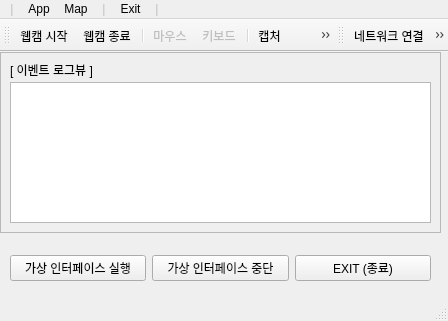
<?xml version="1.0" encoding="UTF-8"?>
<ui version="4.0">
 <class>MainWindow</class>
 <widget class="QMainWindow" name="MainWindow">
  <property name="geometry">
   <rect>
    <x>0</x>
    <y>0</y>
    <width>448</width>
    <height>321</height>
   </rect>
  </property>
  <property name="windowTitle">
   <string>MainWindow</string>
  </property>
  <property name="windowIcon">
   <iconset resource="Icon/toolbar_icon.qrc">
    <normaloff>:/icon/tap.png</normaloff>:/icon/tap.png</iconset>
  </property>
  <widget class="QWidget" name="centralwidget">
   <widget class="QFrame" name="frame_2">
    <property name="geometry">
     <rect>
      <x>0</x>
      <y>0</y>
      <width>441</width>
      <height>181</height>
     </rect>
    </property>
    <property name="frameShape">
     <enum>QFrame::StyledPanel</enum>
    </property>
    <property name="frameShadow">
     <enum>QFrame::Raised</enum>
    </property>
    <widget class="QTextEdit" name="app_text_view">
     <property name="geometry">
      <rect>
       <x>10</x>
       <y>30</y>
       <width>421</width>
       <height>141</height>
      </rect>
     </property>
     <property name="readOnly">
      <bool>true</bool>
     </property>
    </widget>
    <widget class="QLabel" name="label_3">
     <property name="geometry">
      <rect>
       <x>10</x>
       <y>10</y>
       <width>101</width>
       <height>16</height>
      </rect>
     </property>
     <property name="text">
      <string>[ 이벤트 로그뷰 ]</string>
     </property>
    </widget>
   </widget>
   <widget class="QWidget" name="layoutWidget">
    <property name="geometry">
     <rect>
      <x>10</x>
      <y>191</y>
      <width>421</width>
      <height>51</height>
     </rect>
    </property>
    <layout class="QGridLayout" name="gridLayout">
     <item row="0" column="1">
      <widget class="QPushButton" name="Button_WebCam_Stop">
       <property name="text">
        <string>가상 인터페이스 중단</string>
       </property>
      </widget>
     </item>
     <item row="0" column="2">
      <widget class="QPushButton" name="Button_Exit">
       <property name="text">
        <string>EXIT (종료)</string>
       </property>
      </widget>
     </item>
     <item row="0" column="0">
      <widget class="QPushButton" name="Button_WebCam_Start">
       <property name="text">
        <string>가상 인터페이스 실행</string>
       </property>
      </widget>
     </item>
    </layout>
   </widget>
  </widget>
  <widget class="QStatusBar" name="statusbar"/>
  <widget class="QToolBar" name="toolBar">
   <property name="windowTitle">
    <string>toolBar</string>
   </property>
   <attribute name="toolBarArea">
    <enum>TopToolBarArea</enum>
   </attribute>
   <attribute name="toolBarBreak">
    <bool>false</bool>
   </attribute>
   <addaction name="action_WebCam_Start"/>
   <addaction name="action_WebCam_Stop"/>
   <addaction name="separator"/>
   <addaction name="action_Mouse"/>
   <addaction name="action_Keyboard"/>
   <addaction name="separator"/>
   <addaction name="action_Capture"/>
   <addaction name="action_Drawing_Pen"/>
   <addaction name="action_Notepad"/>
   <addaction name="separator"/>
  </widget>
  <widget class="QToolBar" name="toolBar_2">
   <property name="windowTitle">
    <string>toolBar_2</string>
   </property>
   <attribute name="toolBarArea">
    <enum>TopToolBarArea</enum>
   </attribute>
   <attribute name="toolBarBreak">
    <bool>false</bool>
   </attribute>
   <addaction name="action_NetWork_ON"/>
   <addaction name="action_NetWork_OFF"/>
   <addaction name="separator"/>
   <addaction name="action_Setting"/>
   <addaction name="action_help"/>
   <addaction name="separator"/>
  </widget>
  <widget class="QMenuBar" name="menubar">
   <property name="geometry">
    <rect>
     <x>0</x>
     <y>0</y>
     <width>448</width>
     <height>21</height>
    </rect>
   </property>
   <property name="autoFillBackground">
    <bool>false</bool>
   </property>
   <widget class="QMenu" name="menu">
    <property name="enabled">
     <bool>false</bool>
    </property>
    <property name="acceptDrops">
     <bool>false</bool>
    </property>
    <property name="title">
     <string>|</string>
    </property>
   </widget>
   <widget class="QMenu" name="menu_Exit">
    <property name="title">
     <string>Exit</string>
    </property>
    <addaction name="actionProgram_Close_2"/>
   </widget>
   <widget class="QMenu" name="menu_4">
    <property name="enabled">
     <bool>false</bool>
    </property>
    <property name="acceptDrops">
     <bool>false</bool>
    </property>
    <property name="title">
     <string>|</string>
    </property>
   </widget>
   <widget class="QMenu" name="menuMap">
    <property name="title">
     <string>Map</string>
    </property>
    <addaction name="actionNaver_Map"/>
    <addaction name="actionDaum_Map"/>
    <addaction name="separator"/>
    <addaction name="actionGoogle_Map"/>
   </widget>
   <widget class="QMenu" name="menu_5">
    <property name="enabled">
     <bool>false</bool>
    </property>
    <property name="acceptDrops">
     <bool>false</bool>
    </property>
    <property name="title">
     <string>|</string>
    </property>
   </widget>
   <widget class="QMenu" name="menuHelp">
    <property name="title">
     <string>App</string>
    </property>
    <addaction name="actionWindow_Capture"/>
    <addaction name="actionNotepad"/>
    <addaction name="separator"/>
   </widget>
   <addaction name="menu"/>
   <addaction name="menuHelp"/>
   <addaction name="menuMap"/>
   <addaction name="menu_4"/>
   <addaction name="menu_Exit"/>
   <addaction name="menu_5"/>
  </widget>
  <action name="action_WebCam_Start">
   <property name="checkable">
    <bool>false</bool>
   </property>
   <property name="enabled">
    <bool>true</bool>
   </property>
   <property name="icon">
    <iconset resource="Icon/toolbar_icon.qrc">
     <normaloff>:/icon/webcam_on.png</normaloff>:/icon/webcam_on.png</iconset>
   </property>
   <property name="text">
    <string>웹캠 시작</string>
   </property>
   <property name="toolTip">
    <string>웹캠 실행 버튼</string>
   </property>
   <property name="statusTip">
    <string>웹캠 실행 버튼</string>
   </property>
   <property name="autoRepeat">
    <bool>true</bool>
   </property>
  </action>
  <action name="action_WebCam_Stop">
   <property name="checkable">
    <bool>false</bool>
   </property>
   <property name="icon">
    <iconset resource="Icon/toolbar_icon.qrc">
     <normaloff>:/icon/webcam_off.png</normaloff>:/icon/webcam_off.png</iconset>
   </property>
   <property name="text">
    <string>웹캠 종료</string>
   </property>
   <property name="toolTip">
    <string>웹캠 종료 버튼</string>
   </property>
   <property name="statusTip">
    <string>웹캠 종료 버튼</string>
   </property>
  </action>
  <action name="action_NetWork_ON">
   <property name="checkable">
    <bool>false</bool>
   </property>
   <property name="icon">
    <iconset resource="Icon/toolbar_icon.qrc">
     <normaloff>:/icon/internet.png</normaloff>:/icon/internet.png</iconset>
   </property>
   <property name="text">
    <string>네트워크 연결</string>
   </property>
   <property name="toolTip">
    <string>&lt;html&gt;&lt;head/&gt;&lt;body&gt;&lt;p&gt;네트워크 연결&lt;/p&gt;&lt;/body&gt;&lt;/html&gt;</string>
   </property>
   <property name="statusTip">
    <string>네트워크 연결 기능</string>
   </property>
  </action>
  <action name="action_NetWork_OFF">
   <property name="checkable">
    <bool>false</bool>
   </property>
   <property name="icon">
    <iconset resource="Icon/toolbar_icon.qrc">
     <normaloff>:/icon/internet_no.png</normaloff>:/icon/internet_no.png</iconset>
   </property>
   <property name="text">
    <string>네트워크 해제</string>
   </property>
   <property name="toolTip">
    <string>네트워크 해제</string>
   </property>
   <property name="statusTip">
    <string>네트워크 해제 버튼</string>
   </property>
  </action>
  <action name="action_Drawing_Pen">
   <property name="checkable">
    <bool>false</bool>
   </property>
   <property name="enabled">
    <bool>false</bool>
   </property>
   <property name="icon">
    <iconset resource="Icon/toolbar_icon.qrc">
     <normaloff>:/icon/whiteboard_pen.png</normaloff>:/icon/whiteboard_pen.png</iconset>
   </property>
   <property name="text">
    <string>칠판 기능</string>
   </property>
   <property name="toolTip">
    <string>칠판 기능</string>
   </property>
   <property name="statusTip">
    <string>캡처 기능이 활성화되야 펜 기능을 사용할 수 있습니다.</string>
   </property>
  </action>
  <action name="action_help">
   <property name="checkable">
    <bool>false</bool>
   </property>
   <property name="icon">
    <iconset resource="Icon/toolbar_icon.qrc">
     <normaloff>:/icon/help.png</normaloff>:/icon/help.png</iconset>
   </property>
   <property name="text">
    <string>help</string>
   </property>
   <property name="toolTip">
    <string>도움!</string>
   </property>
   <property name="statusTip">
    <string>Help!</string>
   </property>
  </action>
  <action name="action_Setting">
   <property name="checkable">
    <bool>false</bool>
   </property>
   <property name="icon">
    <iconset resource="Icon/toolbar_icon.qrc">
     <normaloff>:/icon/settings.png</normaloff>:/icon/settings.png</iconset>
   </property>
   <property name="text">
    <string>설정</string>
   </property>
   <property name="toolTip">
    <string>설정</string>
   </property>
   <property name="statusTip">
    <string>설정</string>
   </property>
  </action>
  <action name="action_Capture">
   <property name="checkable">
    <bool>false</bool>
   </property>
   <property name="icon">
    <iconset resource="Icon/toolbar_icon.qrc">
     <normaloff>:/icon/screenshot.png</normaloff>:/icon/screenshot.png</iconset>
   </property>
   <property name="text">
    <string>캡처</string>
   </property>
   <property name="toolTip">
    <string>화면 캡처 기능</string>
   </property>
   <property name="statusTip">
    <string>버튼 누를시 캡처 기능이 활성화됩니다.</string>
   </property>
  </action>
  <action name="action_Keyboard">
   <property name="checkable">
    <bool>false</bool>
   </property>
   <property name="enabled">
    <bool>false</bool>
   </property>
   <property name="icon">
    <iconset resource="Icon/toolbar_icon.qrc">
     <normaloff>:/icon/keyboard.png</normaloff>:/icon/keyboard.png</iconset>
   </property>
   <property name="text">
    <string>키보드</string>
   </property>
   <property name="toolTip">
    <string>키보드</string>
   </property>
   <property name="statusTip">
    <string>가상 인터페이스 기능이 활성화되야 가상 키보드 기능을 사용할 수 있습니다.</string>
   </property>
  </action>
  <action name="action_Mouse">
   <property name="checkable">
    <bool>false</bool>
   </property>
   <property name="enabled">
    <bool>false</bool>
   </property>
   <property name="icon">
    <iconset resource="Icon/toolbar_icon.qrc">
     <normaloff>:/icon/mouse.png</normaloff>:/icon/mouse.png</iconset>
   </property>
   <property name="text">
    <string>마우스</string>
   </property>
   <property name="toolTip">
    <string>마우스</string>
   </property>
   <property name="statusTip">
    <string>가상 인터페이스 기능이 활성화되야 가상 마우스 기능을 사용할 수 있습니다.</string>
   </property>
  </action>
  <action name="actionMouse_ON">
   <property name="text">
    <string>Mouse_ON</string>
   </property>
  </action>
  <action name="actionMouse_OFF">
   <property name="text">
    <string>Mouse_OFF</string>
   </property>
  </action>
  <action name="actionKeyboard_ON">
   <property name="text">
    <string>Keyboard_ON</string>
   </property>
  </action>
  <action name="actionKeyboard_OFF">
   <property name="text">
    <string>Keyboard_OFF</string>
   </property>
  </action>
  <action name="actionSetting">
   <property name="text">
    <string>Setting</string>
   </property>
  </action>
  <action name="actionHelp">
   <property name="text">
    <string>Help</string>
   </property>
  </action>
  <action name="action_Notepad">
   <property name="icon">
    <iconset resource="Icon/toolbar_icon.qrc">
     <normaloff>:/icon/notepad.png</normaloff>:/icon/notepad.png</iconset>
   </property>
   <property name="text">
    <string>메모장</string>
   </property>
   <property name="toolTip">
    <string>메모장 열기 기능</string>
   </property>
   <property name="statusTip">
    <string>버튼 누를시 메모장 기능이 활성화됩니다.</string>
   </property>
  </action>
  <action name="actionDaum_Map">
   <property name="text">
    <string>Daum_Map</string>
   </property>
  </action>
  <action name="actionNaver_Map">
   <property name="text">
    <string>Naver_Map</string>
   </property>
  </action>
  <action name="actionGoogle_Map">
   <property name="text">
    <string>Google_Map</string>
   </property>
  </action>
  <action name="actionmainw_icon">
   <property name="icon">
    <iconset resource="Icon/toolbar_icon.qrc">
     <normaloff>:/icon/tap.png</normaloff>:/icon/tap.png</iconset>
   </property>
   <property name="text">
    <string>mainw_icon</string>
   </property>
  </action>
  <action name="actionProgram_Close">
   <property name="text">
    <string>Program_Close</string>
   </property>
  </action>
  <action name="actionProgram_Close_2">
   <property name="text">
    <string>Program_Close</string>
   </property>
  </action>
  <action name="actionWindow_Capture">
   <property name="text">
    <string>Window_Capture</string>
   </property>
  </action>
  <action name="actionNotepad">
   <property name="text">
    <string>Notepad</string>
   </property>
  </action>
 </widget>
 <resources>
  <include location="Icon/toolbar_icon.qrc"/>
 </resources>
 <connections/>
</ui>
